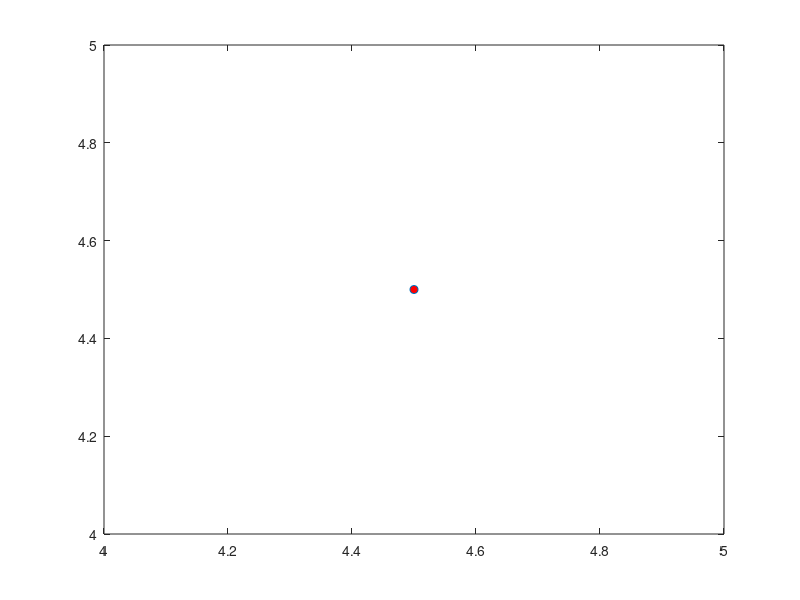

The MATLAB script that drew this image:
function robotInit()

global numRobots
global Robots
global lookFood
global toNest

lookFood = 1;
toNest = 2;


numRobots = 1;
Robots = struct();
Robots(1:numRobots) = struct();

for i=1:numRobots
    Robots(i).x = 4.5;
    Robots(i).y = 4.5;
    Robots(i).lastX = rand(1,1)*50;
    Robots(i).lastY = rand(1,1)*50;
    Robots(i).step = 1;
    Robots(i).direction = rand(1,1);
    Robots(i).color = 'red';
    Robots(i).handle = plot(Robots(i).x,Robots(i).y,'Marker','o','MarkerFaceColor',Robots(i).color,'MarkerSize',6);
    Robots(i).state = lookFood;
end